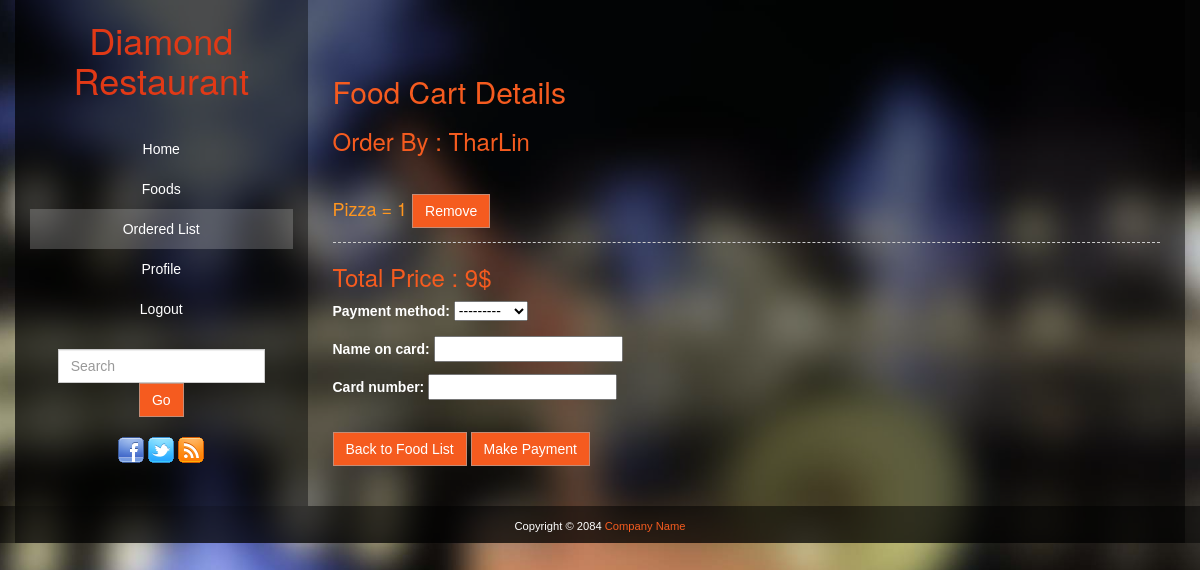
The page /staff/shoppingCart/ (signed in) on the database its author committed.
### staff/models.py (models this page shows, shortened)
class FoodCart(models.Model):
    customer = models.ForeignKey(User,verbose_name='Ordered By',on_delete=models.CASCADE)
    food_to_order = models.ManyToManyField(OrderFood)
    purchased_date = models.DateField(auto_now_add=True,editable=True)
    purchased_time = models.TimeField(auto_now_add=True,editable=True)
    ordered = models.BooleanField(default=False)
    def calculate_total_price(self):
        totalPrice = self.food_to_order.filter(ordered=False)
        finalPrice = []
        for total in totalPrice:
            finalPrice.append(total.food.price * total.quantity)
        return sum(finalPrice)

class OrderFood(models.Model):
    customer = models.ForeignKey(User,verbose_name='Ordered By',on_delete=models.CASCADE,null=True)
    food = models.ForeignKey(Food,on_delete=models.CASCADE,null=True)
    quantity = models.IntegerField(default=1)
    ordered = models.BooleanField(default=False)

class Food(models.Model):
    food_types = (('D','Dietary'),('VF','Vegetable and Fruits'),('K','Korean Food'),('C','Chinese Food'),('T','Taiwan Food'))
    food_quality = (('E','Excellent'),('G','Good'),('N','Normal'),('B','Bad'),('VB','Very Bad'))
    food_supplier = models.ForeignKey(Supplier,on_delete=models.CASCADE)
    food_name = models.CharField(max_length=30)
    food_type = models.CharField(choices=food_types,max_length=20)
    image = models.ImageField(default = 'default.jpg',upload_to = 'food_pictures')
    price = models.IntegerField()
    quality = models.CharField(choices= food_quality,max_length=20)
    def __str__(self):
        return self.food_name

### staff/views.py (the view, shortened to what this page needs)
# urls.py: path('shoppingCart/', views.shoppingCart, name= "shopping-cart"),
@login_required
def shoppingCart(request):
    food_order = FoodCart.objects.filter(customer=request.user,ordered=False).last()
    if food_order != None:
        total_price = food_order.calculate_total_price()
        ordered_food = food_order.food_to_order.filter(ordered = False)
        if request.method == 'GET':
            payment_form = PaymentForm(initial={'customer':request.user,'total_price':total_price,'food_cart':food_order})
            payment_form.fields['customer'].widget = forms.HiddenInput()
            payment_form.fields['food_cart'].widget = forms.HiddenInput()
            context = {
                'payment_form':payment_form,
                'ordered_food' : ordered_food,
                'food_order':food_order,
                'total_price':total_price}
            return render(request,'order_food.html',context)
    else:
        messages.success(request, "No foods in th food-cart yet 😔. Please add foods to the food-cart 😋.")
        return redirect(request.META['HTTP_REFERER'])

### staff/forms.py (shortened to what this page needs)
class PaymentForm(forms.ModelForm):
    total_price = forms.IntegerField(widget=forms.HiddenInput(), initial="value")
    class Meta:
        model = CustomerPayment
        fields = ['payment_method','name_on_card','card_number','customer','total_price','food_cart']

### staff/templates/order_food.html (shortened to what this page needs)
{% load static %}
{% load crispy_forms_tags %}
<!DOCTYPE html>
<html>
<head>
	<link href="{% static 'css/bootstrap.min.css' %}" rel="stylesheet" type="text/css">
	<link href="{% static 'templatemo_style.css' %}" rel="stylesheet" type="text/css">
    <link rel="stylesheet" href="{% static 'flexslider.css'%}" type="text/css" media="screen" />
</head>
<body class="templatemo_juice_bg">
	<div id="main_container">
		<div class="container" id="home">
			<div class="row col-wrap">
				<div id="left_container" class="col col-md-3 col-sm-12">
                	<div class="templatemo_logo">
						<a href="#"><h1>Diamond Restaurant</h1></a>
					</div>
					<nav id="main_nav">
						<ul class="nav">
						<ul class="nav">
						<ul class="nav">
							<li><a href={% url 'home' %}>Home</a></li>
							<li><a href={% url 'food-list' %}>Foods</a></li>
							<li class="active"><a href="{% url 'order-list' %}">Ordered List</a></li>
							{% if user.is_authenticated  %}
							<li><a href={% url 'staff-profile' %}>Profile</a></li>
                            <li><a class="nav-link" href="{% url 'logout' %}">Logout</a></li>
                            {% else %}
							<li><a class="nav-link" href="{% url 'staff-register' %}">Register</a></li>
							<li><a class="nav-link" href="{% url 'staff-login' %}">Login</a></li>
                            {% endif %}
						</ul>
						</ul>
						</ul>
					</nav>
					<form  action="#" method="get" class="navbar-form" role="search">
						<div class="form-group">
							<input type="text" class="form-control" placeholder="Search" id="keyword" name="keyword">
						</div>
						<button type="submit" class="btn btn-primary" name="Search">Go</button>
					</form>
					<div>
						<a href="#"><img src="{% static 'images/facebook.png'%}" alt="Like us on Facebook"></a>
						<a href="#"><img src="{% static 'images/twitter.png'%}" alt="Follow us on Twitter"></a>
						<a href="#"><img src="{% static 'images/rss.png'%}" alt="RSS feeds"></a>
					</div>
				</div>
				<div id="right_container" class="col col-md-9 col-sm-12">
					<div class="row">
                    	<div class="col col-md-12">
                    		<h2>Food Cart Details</h2>
        <div class="card-body">
          <form method="POST" enctype="multipart/form-data">
            <h3>Order By : {{food_order.customer}}</h3><br>
			{% for order_foods in ordered_food %}
			<h4>{{order_foods.food}} = {{order_foods.quantity}}	 <a class="btn btn-primary" href={% url 'delete-order' order_foods.id %}>Remove</a></h4>
			<hr>
			{% endfor %}
			<h3>Total Price : {{total_price}}$</h3>
            {{payment_form.as_p}}<br>
			<a class="btn btn-primary" href={% url 'food-list' %}>Back to Food List</a>
            <button class="btn btn-primary">Make Payment</button><br><br><br>
          </form>
        				</div>
                    </div>
				</div>
			</div>
			<footer class="row credit">
				<div class="col col-md-12">
					<div id="templatemo_footer">
						Copyright © 2084 <a href="#">Company Name</a>
					</div>
				</div>
			</footer>
		</div>
	</div>
</body>
</html>

### static/templatemo_style.css (style rules this page uses)
body { background-color: #222222; }
a { color: #f55b1f; }
.templatemo_logo { margin-top: 20px; text-align: center; }
.templatemo_juice_bg { background: url(images/templatemo_juice.jpg) no-repeat center center fixed; -webkit-background-size: cover; -moz-background-size: cover; -o-background-size: cover; background-size: cover; overflow-x: hidden; }
h1 { text-align: center; color: #e13916; }
h4 { color: #FF961F; }
li { color: white; }
li, input { font-family: Arial, sans-serif; }
li.active a { background-color: rgba(255, 255, 255, 0.2); color: #f55b1f; }
nav { text-align: center; font-family: Arial, sans-serif; margin-top: 30px; margin-bottom: 20px; }
p { color: #FFF; font-family: Arial, sans-serif; }
hr { display: block; height: 1px; border: 0; border-top: 1px dashed #ccc; margin: 1em 0; padding: 0; }
.btn { border-radius: 0px; font-family: Arial, sans-serif; }
.btn-primary { background-color: #f55b1f; border-color: #c48c76; }
.navbar-form { margin-bottom: 20px; }
.form-control { border-radius: 0px; }
.credit { padding-bottom: 9px; padding-top: 12px; background-color: rgba(0, 0, 0, 0.5); }
.container { margin: 0 auto; background-color: rgba(0, 0, 0, 0.5); }
#left_container { background-color: rgba(0, 0, 0, 0.4); text-align: center; }
#left_container li a { color: white; }
#right_container .row { clear: both; padding-top: 0px; padding-right: 10px; padding-bottom: 0px; padding-left: 10px; }
#right_container h2 { color: #f55b1f; }
#right_container h3 { color: #f55b1f; }
#templatemo_footer { color: #FFFFFF; font-size: 0.8em; text-align: center; font-family: Arial, sans-serif; }
@media only screen and (min-width: 992px) { .container { display: table; } }
@media only screen and (min-width: 992px) { #left_container { display: table-cell; height: 100%; } }
@media only screen and (min-width: 992px) { #right_container { padding-top: 10px; display: table-cell; } }
@media only screen and (min-width: 992px) { .col-md-3, .col-md-9 { float: none; } }

### rows shown on the page
FoodCart: customer "TharLin"
OrderFood: food "Pizza", quantity "1"

### other values the page prints
{{ total_price }} "9"
